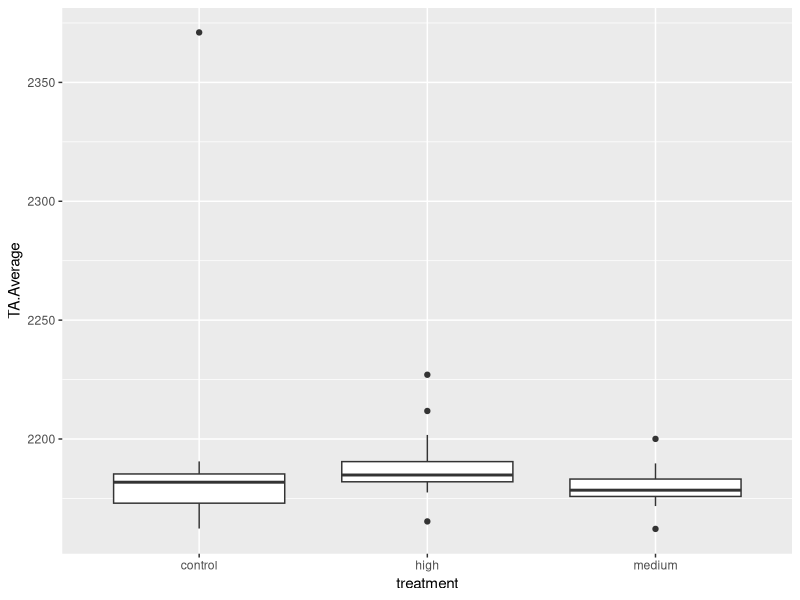
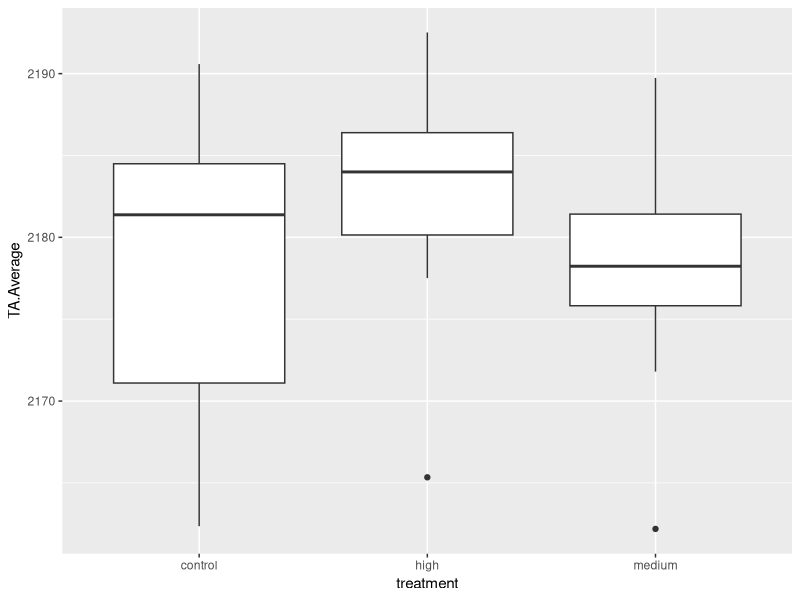
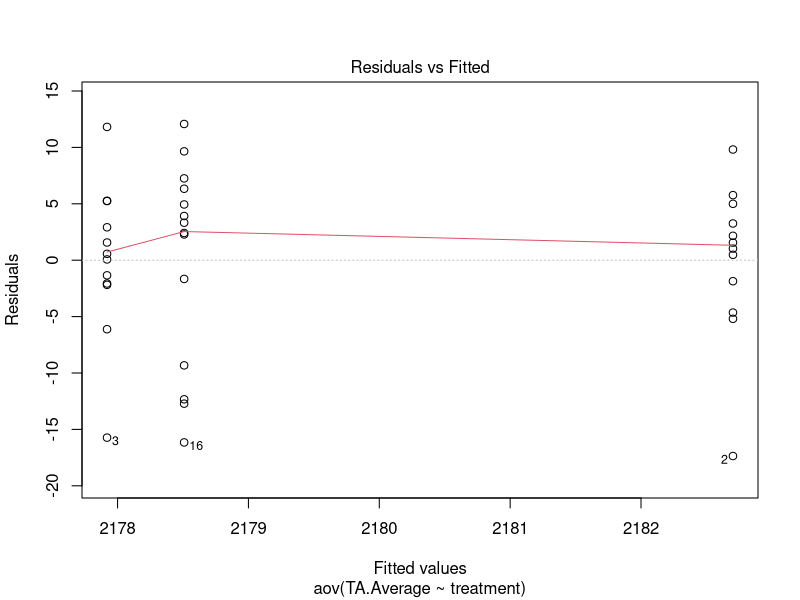

Write R code to recreate these figures, in order.
## Title: Environmental parameters from Hawaii 2022 samples 
## Author: Jill Ashey 
## Date created: 20230524

### This script will evaluate the environmental parameters from the Hawaii 2022 pH experiment. Parameters will be compared across treatments to identify differences and plotted.

# Load packages
library(tidyverse)
library(multcomp)
library(car)

# Set working directory 
setwd("/Users/jillashey/Desktop/PutnamLab/Repositories/Hawaii2022_pH_Temp_Mcap_Pacu/")

# Read in data 
TA <- read.csv("Raw_data/TA/TA_Metadata.csv")

# Remove NAs (samples I haven't processed yet)
TA <- na.omit(TA)

# Plot TA value by treatment 
ggplot(TA, aes(x = treatment, y = TA.Average)) +
  geom_boxplot()

# Remove outliers 
TA_sub <- TA %>%
  filter(TA.Average <= 2200)

# Plot TA values w/o outlier by treatment 
ggplot(TA_sub, aes(x = treatment, y = TA.Average)) +
  geom_boxplot()

# Compare by one-way anova 
res.aov <- aov(TA.Average ~ treatment, data = TA_sub)
summary(res.aov)

# See if there is any differences between specific treatments 
TukeyHSD(res.aov)

# Check ANOVA assumptions 
plot(res.aov, 1) 
leveneTest(TA.Average ~ treatment, data = TA_sub)
